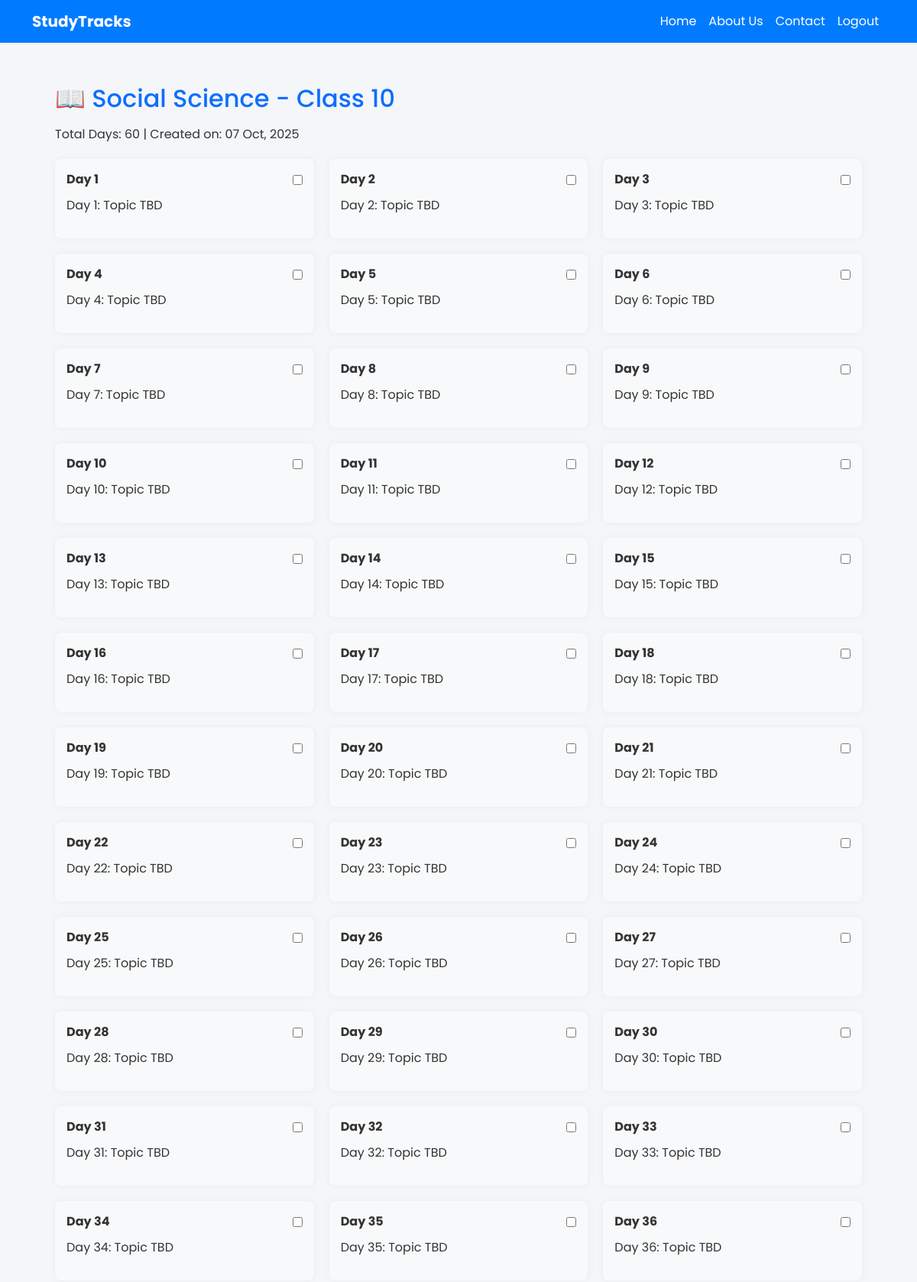
Page /view-plan/150/ (signed in, upper part) on the committed database.
### study_plans/models.py (models this page shows)
class StudyPlan(models.Model):
    CLASS_CHOICES = [(str(i), f"Class {i}") for i in range(6, 13)]
    SUBJECT_CHOICES = [
        ('Maths','Maths'), ('Physics','Physics'), ('Chemistry','Chemistry'),
        ('Biology','Biology'), ('English','English'), ('Hindi','Hindi'),
        ('Social Science','Social Science'), ('Economics','Economics'),
        ('History','History'), ('Political Science','Political Science')
    ]
    user = models.ForeignKey(User, on_delete=models.CASCADE)
    class_name = models.CharField(max_length=2, choices=CLASS_CHOICES)
    subject = models.CharField(max_length=50, choices=SUBJECT_CHOICES)
    total_days = models.PositiveIntegerField()
    created_at = models.DateTimeField(auto_now_add=True)

class StudyDay(models.Model):
    plan = models.ForeignKey(StudyPlan, related_name="days", on_delete=models.CASCADE)
    day_number = models.PositiveIntegerField()
    topic = models.CharField(max_length=255)
    is_completed = models.BooleanField(default=False)
    class Meta:
        unique_together = ('plan', 'day_number')
        ordering = ['day_number']

### study_plans/views.py (the view)
# urls.py: path('view-plan/<int:plan_id>/', views.view_plan_view, name='view_plan'),
@login_required
def view_plan_view(request, plan_id):
    plan = get_object_or_404(StudyPlan, id=plan_id, user=request.user)
    days = plan.days.all()  # Fetch all StudyDay objects for this plan
    if request.method == "POST":
        completed_days = request.POST.getlist("completed")
        for day in days:
            day.is_completed = str(day.id) in completed_days
            day.save()
        return redirect('view_plan', plan_id=plan.id)  # Refresh page after update
    return render(request, 'study_plans/view_plan.html', {
        'plan': plan,
        'days': days
    })

### study_plans/templates/study_plans/view_plan.html (shortened to what this page needs)
{% extends "study_plans/dashboard_base.html" %}
{% block content %}
<div class="container my-4">
    <h2 class="text-primary mb-3">📖 {{ plan.subject }} - Class {{ plan.class_name }}</h2>
    <p>Total Days: {{ plan.total_days }} | Created on: {{ plan.created_at|date:"d M, Y" }}</p>
    <form method="POST">
        <div class="plans-grid">
            {% for day in days %}
            <div class="plan-card {% if day.is_completed %}completed{% endif %}">
                <div class="d-flex justify-content-between align-items-center">
                    <strong>Day {{ day.day_number }}</strong>
                    <input type="checkbox" name="completed" value="{{ day.id }}" {% if day.is_completed %}checked{% endif %}>
                </div>
                <p class="topic">{{ day.topic }}</p>
            </div>
            {% empty %}
            <p>No topics found. Please create a plan first.</p>
            {% endfor %}
        </div>
    </form>
</div>
{% endblock %}

### study_plans/templates/study_plans/dashboard_base.html (style rules this page uses)
body { font-family: 'Poppins', sans-serif; background-color: #f4f6f9; color: #333; }

### study_plans/templates/study_plans/view_plan.html (style rules this page uses)
.plans-grid { display: grid; grid-template-columns: repeat(auto-fit, minmax(250px, 1fr)); gap: 20px; margin-top: 20px; }
.plan-card { padding: 15px; background: #f8f9fa; border-radius: 8px; box-shadow: 0 0 10px rgba(0,0,0,0.05); transition: transform 0.2s, box-shadow 0.2s; }
.topic { margin-top: 10px; }

### rows in the picture
StudyPlan: subject "Social Science", class_name "10", total_days "60", created_at "07 Oct, 2025"
StudyDay: day_number "1", topic "Day 1: Topic TBD"
StudyDay: day_number "2", topic "Day 2: Topic TBD"
StudyDay: day_number "3", topic "Day 3: Topic TBD"
StudyDay: day_number "4", topic "Day 4: Topic TBD"
StudyDay: day_number "5", topic "Day 5: Topic TBD"
StudyDay: day_number "6", topic "Day 6: Topic TBD"
StudyDay: day_number "7", topic "Day 7: Topic TBD"
StudyDay: day_number "8", topic "Day 8: Topic TBD"
StudyDay: day_number "9", topic "Day 9: Topic TBD"
StudyDay: day_number "10", topic "Day 10: Topic TBD"
StudyDay: day_number "11", topic "Day 11: Topic TBD"
StudyDay: day_number "12", topic "Day 12: Topic TBD"
StudyDay: day_number "13", topic "Day 13: Topic TBD"
StudyDay: day_number "14", topic "Day 14: Topic TBD"
StudyDay: day_number "15", topic "Day 15: Topic TBD"
StudyDay: day_number "16", topic "Day 16: Topic TBD"
StudyDay: day_number "17", topic "Day 17: Topic TBD"
StudyDay: day_number "18", topic "Day 18: Topic TBD"
StudyDay: day_number "19", topic "Day 19: Topic TBD"
StudyDay: day_number "20", topic "Day 20: Topic TBD"
StudyDay: day_number "21", topic "Day 21: Topic TBD"
StudyDay: day_number "22", topic "Day 22: Topic TBD"
StudyDay: day_number "23", topic "Day 23: Topic TBD"
StudyDay: day_number "24", topic "Day 24: Topic TBD"
StudyDay: day_number "25", topic "Day 25: Topic TBD"
StudyDay: day_number "26", topic "Day 26: Topic TBD"
StudyDay: day_number "27", topic "Day 27: Topic TBD"
StudyDay: day_number "28", topic "Day 28: Topic TBD"
StudyDay: day_number "29", topic "Day 29: Topic TBD"
StudyDay: day_number "30", topic "Day 30: Topic TBD"
StudyDay: day_number "31", topic "Day 31: Topic TBD"
StudyDay: day_number "32", topic "Day 32: Topic TBD"
StudyDay: day_number "33", topic "Day 33: Topic TBD"
StudyDay: day_number "34", topic "Day 34: Topic TBD"
StudyDay: day_number "35", topic "Day 35: Topic TBD"
StudyDay: day_number "36", topic "Day 36: Topic TBD"
